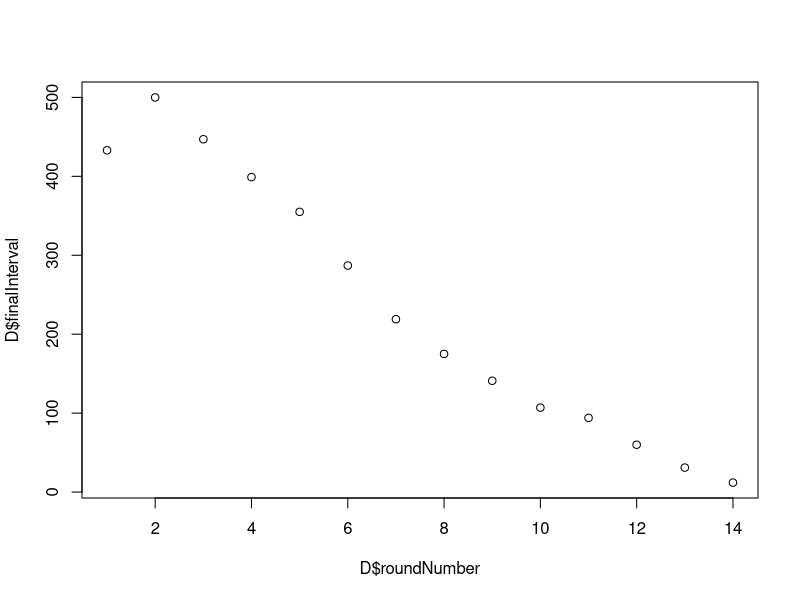
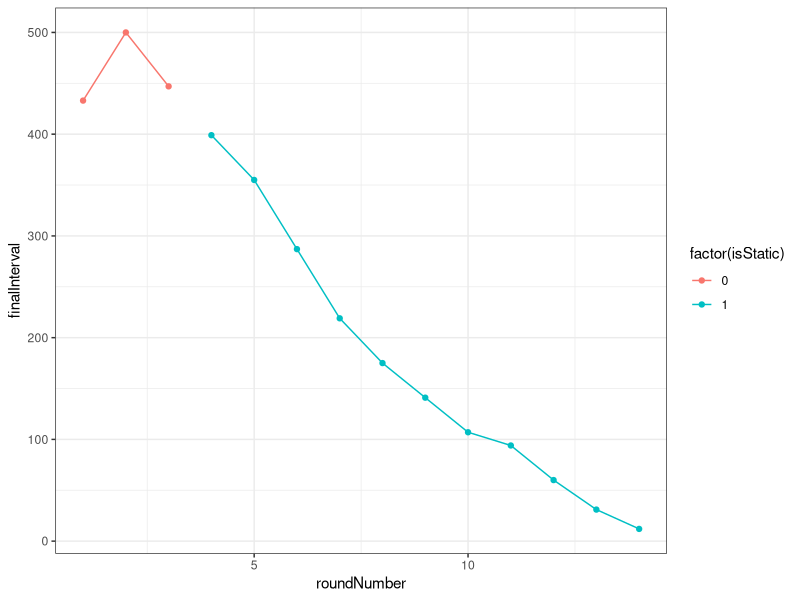

Here is the R script that generated these plots, in order:


library(ggplot2)

D <- read.table('data/rounds.txt', sep=',', header=T)

plot(D$roundNumber, D$finalInterval)

ggplot(D, aes(x=roundNumber, y=finalInterval, colour=factor(isStatic))) +
  geom_point() + 
  geom_line() +
  theme_bw() 
  # + facet_grid(. ~ isStatic)
